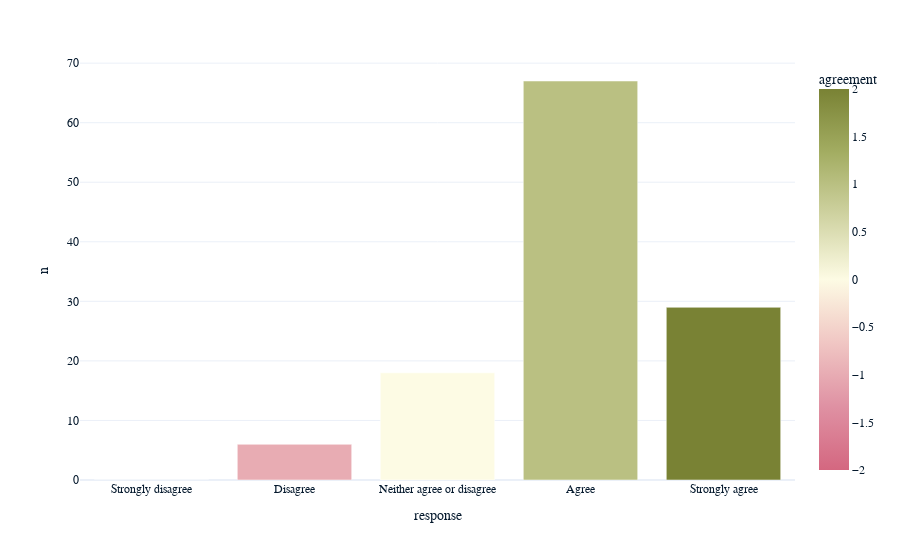

Notebook cell for this chart:
### Markdown cell above
Une fois la table de distribution obtenue, nous pouvons alors visualiser par un diagramme en barres la ditribution des fréquences de modalités de réponses

### Code cell
# barplot de q3_1_counts
px.bar(
    q3_1_counts, 
    x="response", 
    y="n", 
    color="agreement", 
    color_continuous_scale=px.colors.diverging.Armyrose_r
)

### Figure 1 — Plotly figure (JSON) as saved in the notebook; plotly's stock layout.template omitted (floating-point values rounded to 4 significant figures)
{"data": [{"alignmentgroup": "True", "hovertemplate": "response=%{x}<br>n=%{y}<br>agreement=%{marker.color}<extra></extra>", "legendgroup": "", "marker": {"color": [-2, -1, 0, 1, 2], "coloraxis": "coloraxis", "pattern": {"shape": ""}}, "name": "", "offsetgroup": "", "orientation": "v", "showlegend": false, "textposition": "auto", "x": ["Strongly disagree", "Disagree", "Neither agree or disagree", "Agree", "Strongly agree"], "xaxis": "x", "y": [0, 6, 18, 67, 29], "yaxis": "y", "type": "bar"}], "layout": {"xaxis": {"anchor": "y", "domain": [0, 1], "title": {"text": "response"}}, "yaxis": {"anchor": "x", "domain": [0, 1], "title": {"text": "n"}}, "coloraxis": {"colorbar": {"title": {"text": "agreement"}}, "colorscale": [[0, "rgb(212, 103, 128)"], [0.1667, "rgb(223, 145, 163)"], [0.3333, "rgb(240, 198, 195)"], [0.5, "rgb(253, 251, 228)"], [0.6667, "rgb(208, 211, 162)"], [0.8333, "rgb(163, 173, 98)"], [1, "rgb(121, 130, 52)"]]}, "legend": {"tracegroupgap": 0}, "margin": {"t": 60}, "barmode": "relative"}}
